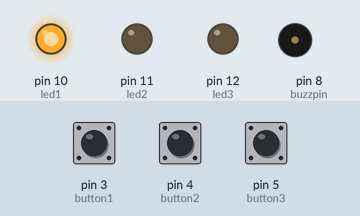
Recording of a sketch running on a simulated Arduino Uno, built with avr-gcc and run on an emulated ATmega328P. Shown: output pins drawn as LEDs (lit = HIGH), buzzer (waves = sounding). Inputs (shaded band) come from the test bench; at power-on: pin 4 (button2) LOW, pin 3 (button1) LOW, pin 5 (button3) LOW.

Above: at 1.2 s.
1.3 s: pin 4 (button2) pulled HIGH for 0.15 s
At 1.7 s:
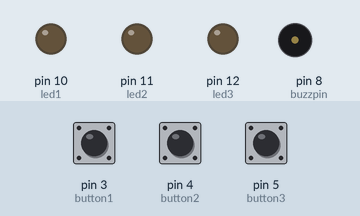
4.4 s: pin 3 (button1) pulled HIGH for 0.15 s
At 5.1 s:
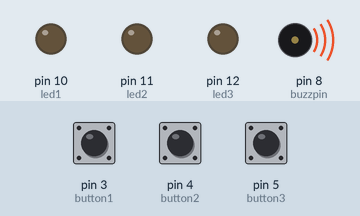
6.8 s: pin 5 (button3) pulled HIGH for 0.15 s
At 9.6 s:
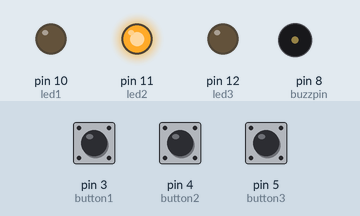
9.9 s: pin 3 (button1) pulled HIGH for 3.2 s
At 11.3 s:
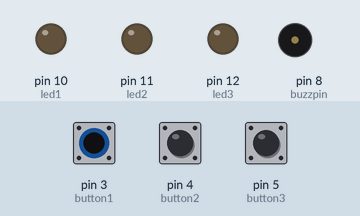
Timing chart, 0 to 18.3 s (numbered marks = the images above; inputs shaded):
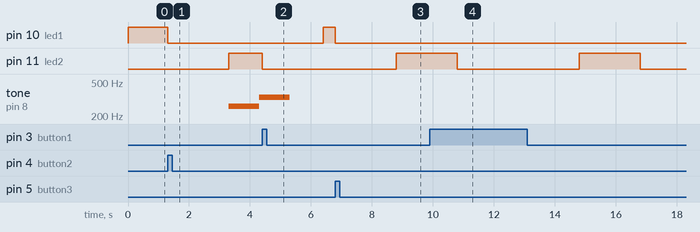

The sketch:

elevator_code.ino
```cpp
int button1 = 3;
int button2 = 4;
int button3 = 5;
int led1 = 10;
int led2 = 11;
int led3 = 12;
int buzzpin = 8;
void setup() {
  pinMode(button1, INPUT);
  pinMode(button2, INPUT);
  pinMode(button3, INPUT);
  pinMode(led1, OUTPUT);
  pinMode(led2, OUTPUT);
  pinMode(led3, OUTPUT);
  pinMode(buzzpin, OUTPUT);
  digitalWrite(led1, HIGH); //start at floor 1
  Serial.begin(9600);
}

void loop(){

  // check if button 2 is pressed
  if(digitalRead(button2)==1){
    //action will be based on which led was on
    if(digitalRead(led1)==HIGH){
    	digitalWrite(led1, LOW);
      	delay(2000);
      	digitalWrite(led2, HIGH);
        buzzer();
    }else if(digitalRead(led3)==HIGH){
      	digitalWrite(led3, LOW);
      	delay(2000);
      	digitalWrite(led2, HIGH);
        buzzer();
    }
  }
  // check if button 1 is pressed
  else if(digitalRead(button1)==1){
  	if(digitalRead(led2)==HIGH){
    	digitalWrite(led2, LOW);
      	delay(2000);
      	digitalWrite(led1, HIGH);
    }else if(digitalRead(led3)==HIGH){
      	digitalWrite(led3, LOW);
      	delay(2000);
      	digitalWrite(led2, HIGH);
        delay(2000);
        digitalWrite(led2, LOW);
        delay(2000);
      	digitalWrite(led1, HIGH);
    }
  }
  //check if button 3 is pressed
  else if(digitalRead(button3)==1){
  	if(digitalRead(led2)==HIGH){
    	digitalWrite(led2, LOW);
      	delay(2000);
      	digitalWrite(led3, HIGH);
  	}else if(digitalRead(led1)==HIGH){
      	digitalWrite(led1, LOW);
      	delay(2000);
      	digitalWrite(led2, HIGH);
        delay(2000);
        digitalWrite(led2, LOW);
        delay(2000);
      	digitalWrite(led3, HIGH);
    }

  }
}

void buzzer(){
 tone(buzzpin,261,1000); //pin, freq, duration(in milliseconds)
 delay(1000);
 tone(buzzpin,330,1000);

}
```

Measured:
- after the input at 1.3 s, pin 10 (led1): HIGH → LOW at once; pin 11 (led2): LOW → HIGH after 2.0 s; tone on pin 8 (buzzpin): silent → 261 Hz after 2.0 s, → 330 Hz 1.0 s later
- after the input at 4.4 s, pin 10 (led1): LOW → HIGH after 2.0 s; pin 11 (led2): HIGH → LOW at once
- after the input at 6.8 s, pin 10 (led1): HIGH → LOW at once; pin 11 (led2): LOW → HIGH after 2.0 s
- after the input at 9.9 s, pin 12 (led3): stays LOW (without the input it goes to HIGH after 2.9 s)
